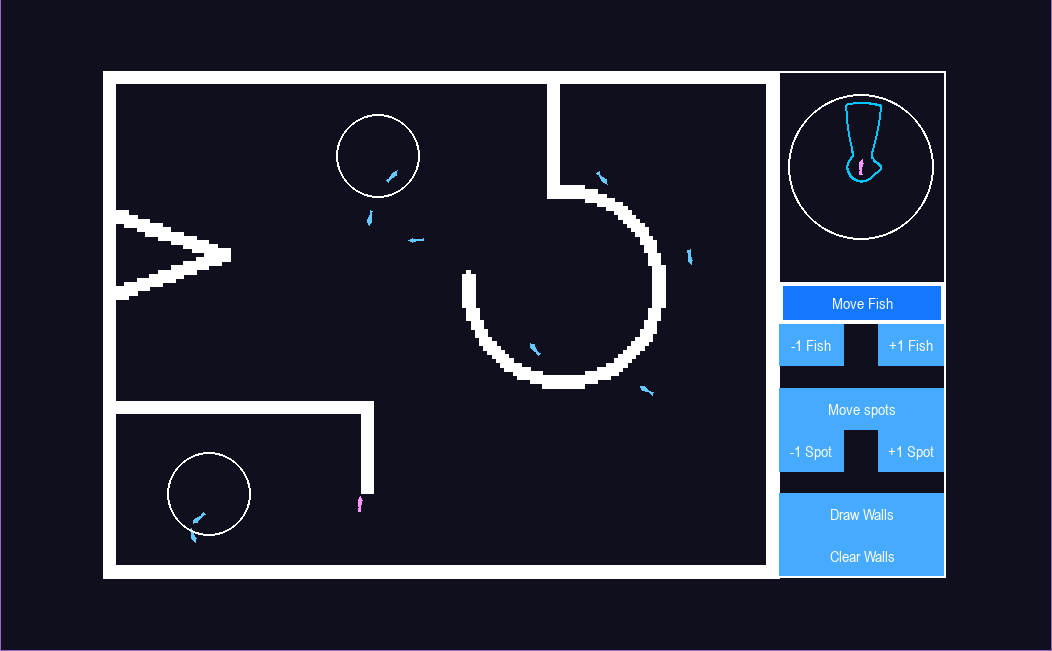

Generate this figure with Python:
import pygame

from world import Fish, Spot, Tank
from perception.perception_model import perceive
import config
from pprint import pprint
import pygame
import pandas as pd
import numpy as np
import matplotlib.pyplot as plt
from orientation_PDF import total_f, THETA_GRID, sample_from_pdf
from experimental_data.speed_PDF import SPEED_PDF_MAP
from ui_utils import *

def calculate_next_fish_state(tank: Tank, fish: Fish, perception, time_step):
    #d = perception["wall_state"]["distance"]  # distance from wall
    #mu_w = np.array([perception["wall_state"]["mu_w1"], perception["wall_state"]["mu_w2"]])  # wall tangents
    d = perception["wall_state"]["distance"]
    mu_w_list = perception["wall_state"]["mu_w1"] + perception["wall_state"]["mu_w2"]
    mu_w = np.array([mu for mu in mu_w_list if mu is not None])
    A_f = np.array([fish["A"] for fish in perception["fish"]]) # sizes of percieved fishies
    mu_f = np.array([fish["mu"] for fish in perception["fish"]])  # directions of percieved fishies
    A_s = np.array([fish["A"] for fish in perception["spots"]])  # sizes of percieved spots
    mu_s = np.array([fish["mu"] for fish in perception["spots"]])  # directions of percieved spots

    #near_wall = d < config.PDF_DW
    near_wall = d < config.PDF_DW if isinstance(d, float) else (len(d) > 0 and min(d) < config.PDF_DW)
    under_spot = perception["under_spot"]
    pdf_values = total_f(THETA_GRID, near_wall, under_spot, mu_w, A_f, A_s, mu_f, mu_s)
    sees_spots = A_s.size != 0
    sees_fish = A_f.size != 0
    speed_bins, speed_pdf = SPEED_PDF_MAP[(sees_fish, sees_spots, under_spot)]
    # print("sees_fish", sees_fish, "sees_spots", sees_spots, "under_spot", under_spot)
    # speed_bins, speed_pdf = SPEED_PDF_MAP[(False, False, False)] # swimming alone 

    # new orientation and speed
    new_orientation = fish.orientation + sample_from_pdf(THETA_GRID, pdf_values)
    new_orientation = (new_orientation + np.pi) % (2 * np.pi) - np.pi
    sampled_speed = sample_from_pdf(speed_bins, speed_pdf)
    new_speed_vec = sampled_speed * np.array([np.cos(new_orientation), np.sin(new_orientation)])

    intended_position = fish.position + new_speed_vec * time_step

    # wall handling
    v = intended_position - fish.position
    if not tank.ray_intersects_wall(fish.position, intended_position) \
        and not tank.is_wall_near(*intended_position, buffer=config.FISH_LENGTH/2):
        new_speed_vec = v
    else:
        # Try sliding along X
        x_slide = np.array([fish.position[0] + v[0], fish.position[1]])
        if not tank.is_wall_near(*x_slide, buffer=config.FISH_LENGTH/2):
            intended_position = x_slide
            new_speed_vec = x_slide - fish.position
        else:
            # Try sliding along Y
            y_slide = np.array([fish.position[0], fish.position[1] + v[1]])
            if not tank.is_wall_near(*y_slide, buffer=config.FISH_LENGTH/2):
                intended_position = y_slide
                new_speed_vec = y_slide - fish.position
            else:
                # Fully blocked
                intended_position = fish.position.copy()
                new_speed_vec = np.zeros(2)

    # Update fish state
    fish.next_position = np.clip(intended_position, 
                                 [tank.xmin + config.FISH_LENGTH, tank.ymin + config.FISH_LENGTH],
                                 [tank.xmax - config.FISH_LENGTH, tank.ymax - config.FISH_LENGTH])
    fish.next_orientation = new_orientation
    fish.next_speed = new_speed_vec
    return pdf_values
    
def fish_loop(fishies, spots, tank, time_step, paused=False):
    fish : Fish
    # save previous fish states for interpolation
    for fish in fishies:
        fish.prev_position = fish.position.copy()
        fish.prev_orientation = fish.orientation

    # calculate new fish states
    pdf_values = None
    for fish in fishies:
        if fish.dragged: continue
        perception = perceive(fish, fishies, spots, tank)
        
        if fish is selected_fish:
            pdf_values = calculate_next_fish_state(tank, fish, perception, time_step=time_step)
        else:
            calculate_next_fish_state(tank, fish, perception, time_step=time_step)

    # update fishies
    if not paused:
        for fish in fishies:
            if fish.dragged: continue
            fish.update()
    return pdf_values

def run_and_save_sim(tank, fishies, spots, duration_s, save_path=None):
    positions = []
    for i in range(duration_s * config.FISH_FPS):
        if i % (60 * config.FISH_FPS) == 0:
            print(f"{i / config.FISH_FPS}/{duration_s}s")
        
        fish_loop(fishies, spots, tank, config.FISH_TIME_STEP)
        for fish in fishies:
            positions.append([float(i / config.FISH_FPS), fish.id, fish.position[0], fish.position[1]])

    positions = pd.DataFrame(positions, columns=["time", "fish_id", "x", "y"])
    if save_path is None:
        for fish_id, group in positions.groupby("fish_id"):
            plt.plot(group["x"], group["y"])
        plt.show()
    else:
        print(f"saved to {save_path}.csv")
        positions.to_csv(f"{save_path}.csv", index=False)

tank = Tank(config.TANK_WIDTH, config.TANK_HEIGHT, origin_at_center=True)

num_fishies = 10
fishies = [Fish(x, y, theta) for x, y, theta in zip(
    np.random.uniform(tank.xmin, tank.xmax, num_fishies),
    np.random.uniform(tank.ymin, tank.ymax, num_fishies),
    np.random.uniform(0, 2*np.pi, num_fishies)
)]

spots = [
    Spot(0.35, 0.35, config.SPOT_RADIUS, config.SPOT_HEIGHT),
    Spot(-0.35, -0.35, config.SPOT_RADIUS, config.SPOT_HEIGHT),
]

selected_fish = fishies[0]
prev_x, prev_y = None, None
tank.load_tank("test_tank.png")
spots = [
    Spot(-0.15, 0.4, config.SPOT_RADIUS, config.SPOT_HEIGHT),
    Spot(-0.55, -0.4, config.SPOT_RADIUS, config.SPOT_HEIGHT),
]

# ---- fast simulation ----

# run_and_save_sim(tank, fishies, spots, 600, None)
# run_and_save_sim(tank, fishies, spots, 60*60*10, "simulations/Homogeneous_1AB")
# run_and_save_sim(tank, fishies, spots, 60*60*10, "simulations/Homogeneous_10AB")
# run_and_save_sim(tank, fishies, spots, 60*60*10, "simulations/Heterogeneous_1AB")
# run_and_save_sim(tank, fishies, spots, 60*60*10, "simulations/Heterogeneous_10AB")
# run_and_save_sim(tank, fishies, spots, 600, "simulations/Drawn_1AB")
# run_and_save_sim(tank, fishies, spots, 60*60*1, "simulations/Drawn_1AB")
# run_and_save_sim(tank, fishies, spots, 60*60*1, "simulations/Drawn_10AB")
# exit()

# ---- interactive simulation ----

def add_fish(): fishies.append(Fish(0.0, 0.0, np.random.uniform(0, 2*np.pi)))
def add_spot(): spots.append(Spot(0.0, 0.0, config.SPOT_RADIUS, config.SPOT_HEIGHT))
def remove_fish(): fishies.pop() if len(fishies) > 0 else None 
def remove_spot(): spots.pop() if len(spots) > 0 else None 

pygame.init()
clock = pygame.time.Clock()
screen, font = recalculate_scale_and_positions(config.WIDTH, config.HEIGHT, tank, add_fish, add_spot, remove_fish, remove_spot)
Button.select_button(Button.MOVE_FISH)

elapsed, running = 0.0, True
dragged_fish = selected_fish = dragged_spot = None
selected_fish = fishies[0]
selected_fish.selected = True
selected_fish_orientation_pdf = None
paused = False
while running:
    dt = clock.tick(config.DISPLAY_FPS) / 1000.0  # seconds since last frame
    elapsed += dt

    for e in pygame.event.get():
        for btn in UI.buttons:
            if btn.handle_event(e):
                for other in UI.buttons:
                    if other != btn:
                        other.selected = False
            
        if e.type == pygame.QUIT: 
            running = False
        elif e.type == pygame.VIDEORESIZE:
            screen, font = recalculate_scale_and_positions(e.w, e.h, tank, add_fish, add_spot, remove_fish, remove_spot)
        elif e.type == pygame.KEYDOWN:
            if e.key == pygame.K_s:
                Button.select_button(Button.MOVE_SPOT)
            if e.key == pygame.K_f:
                Button.select_button(Button.MOVE_FISH)
            if e.key == pygame.K_d:
                Button.select_button(Button.DRAW_BUTTON)
                prev_x, prev_y = None, None
            elif e.key == pygame.K_SPACE: # pause
                paused = not paused
            elif e.key == pygame.K_i: # save tank grid
                tank.save_tank("current_tank.png")
                print("saved tank to current_tank.png")
            elif e.key == pygame.K_c: # clear tank grid
                UI.buttons[Button.CLEAR_TANK].function()
        elif e.type == pygame.MOUSEBUTTONDOWN: # select / drag fish or spot begin
            p = np.array(e.pos)
            if not UI.tank_rect.collidepoint(e.pos):
                continue
            if Button.BUTTON_IS_SELECTED[Button.MOVE_FISH]:
                selected_fish = None
                for fish in fishies:
                    fish.selected = False
                    if selected_fish is None and np.linalg.norm(world_to_screen(*fish.position) - p) < 20: 
                        fish.dragged, dragged_fish = True, fish
                        selected_fish = fish
                        selected_fish.selected = True
            elif Button.BUTTON_IS_SELECTED[Button.MOVE_SPOT]:
                for spot in spots:
                    if dragged_spot is None and np.linalg.norm(world_to_screen(*spot.position[:2]) - p) < spot.radius * config.SCALE: 
                        spot.dragged, dragged_spot = True, spot
        elif e.type == pygame.MOUSEBUTTONUP: # drag fish or spot end
            if Button.BUTTON_IS_SELECTED[Button.MOVE_FISH] and dragged_fish:
                dragged_fish.dragged, dragged_fish = False, None
            elif Button.BUTTON_IS_SELECTED[Button.MOVE_SPOT] and dragged_spot:
                dragged_spot.dragged, dragged_spot = False, None
        elif e.type == pygame.MOUSEMOTION and (dragged_fish or dragged_spot): # drag fish or spot
            dragged_object, object_size = None, None
            if Button.BUTTON_IS_SELECTED[Button.MOVE_FISH]:
                dragged_object = dragged_fish
                object_size = config.FISH_LENGTH
            elif Button.BUTTON_IS_SELECTED[Button.MOVE_SPOT]:
                dragged_object = dragged_spot
                object_size = config.SPOT_RADIUS
            if dragged_object is not None:
                x, y = screen_to_world(*e.pos)
                dragged_object.position[0] = np.clip(x, tank.xmin + object_size, tank.xmax - object_size)
                dragged_object.position[1] = np.clip(y, tank.ymin + object_size, tank.ymax - object_size)
        elif e.type == pygame.MOUSEMOTION and Button.BUTTON_IS_SELECTED[Button.DRAW_BUTTON] and e.buttons[0]: # draw tank grid
            x, y = screen_to_world(*e.pos)
            tank.grid_draw(x, y, prev_x, prev_y, config.BRUSH_RADIUS)
            prev_x, prev_y = x, y
        
    if Button.BUTTON_IS_SELECTED[Button.DRAW_BUTTON] and not pygame.mouse.get_pressed()[0]:
        prev_x, prev_y = None, None 

    # update every FISH_TIME_STEP seconds
    if elapsed >= config.FISH_TIME_STEP:
        elapsed = 0
        selected_fish_orientation_pdf = fish_loop(fishies, spots, tank, config.FISH_TIME_STEP, paused)

    # draw everything
    draw_frame(screen, font, THETA_GRID, elapsed, tank, fishies, spots, selected_fish, selected_fish_orientation_pdf)
    
    pygame.display.flip()

pygame.quit()
